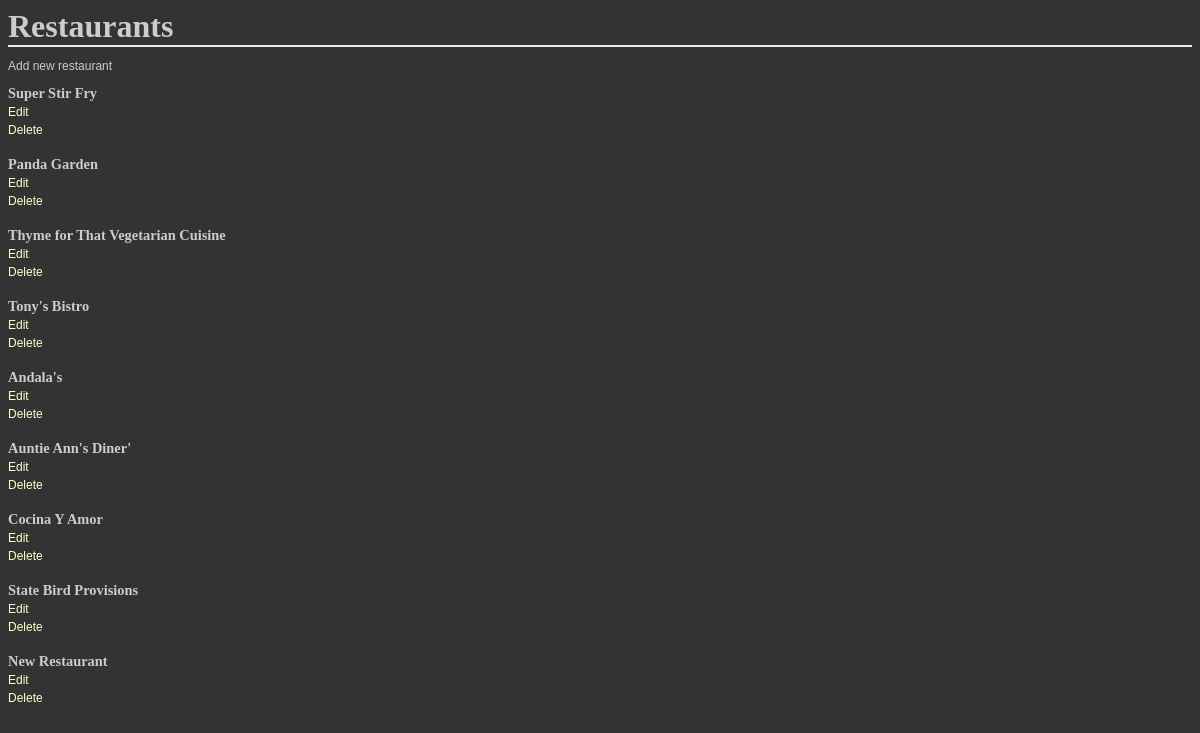
The app's page /restaurants with its own data.
### database_setup.py (models this page shows)
class Restaurant(Base):
	__tablename__ = "restaurant"
	name = Column(String(80), nullable=False)
	id = Column(Integer, primary_key=True)

### final_project.py (the view)
@app.route('/')
@app.route('/restaurants')
def restaurants():
	restaurants = session.query(Restaurant).all()
	return render_template('restaurants.html', restaurants=restaurants)

### templates/restaurants.html (shortened to what this page needs)
<!DOCTYPE html>
<html>
	<head>
		<link rel="stylesheet" type="text/css" href="styles.css">
	</head>
	<body>
		<h1>Restaurants</h1>
		<a href='{{url_for("create_restaurant")}}'><p>Add new restaurant</p></a>
		{% for restaurant in restaurants %}
			<div>
				<a href='{{url_for("show_restaurant_with_id", restaurant_id=restaurant.id)}}'><h2>{{restaurant.name}}</h2></a>
				<a href='{{url_for("edit_restaurant", restaurant_id=restaurant.id)}}'>Edit</a><br/>
				<a href='{{url_for("delete_restaurant", restaurant_id=restaurant.id)}}'>Delete</a><br/><br/>
			</div>
		{% endfor %}
	</body>
</html>

### static/styles.css (style rules this page uses)
body { font-family: sans-serif; background-color: #333333; background-image: url('https://cloud.githubusercontent.com/assets/9041401/6119508/7cbced14-b07e-11e4-9dbd-f01488203879.jpg') }
h1, h2, h3, h4 { color: #CCCCCC; }
h1, h2 { font-family: 'Georgia', serif; margin: 0; }
h1 { border-bottom: 2px solid #eee; }
h2 { font-size: 1.2em; }
p { color: #CCCCCC; }
a { text-decoration: none; color:#FFFFCC; font-size: .75em; }

### records on screen
Restaurant: name "Super Stir Fry"
Restaurant: name "Panda Garden"
Restaurant: name "Thyme for That Vegetarian Cuisine"
Restaurant: name "Tony's Bistro"
Restaurant: name "Andala's"
Restaurant: name "Auntie Ann's Diner'"
Restaurant: name "Cocina Y Amor"
Restaurant: name "State Bird Provisions"
Restaurant: name "New Restaurant"
